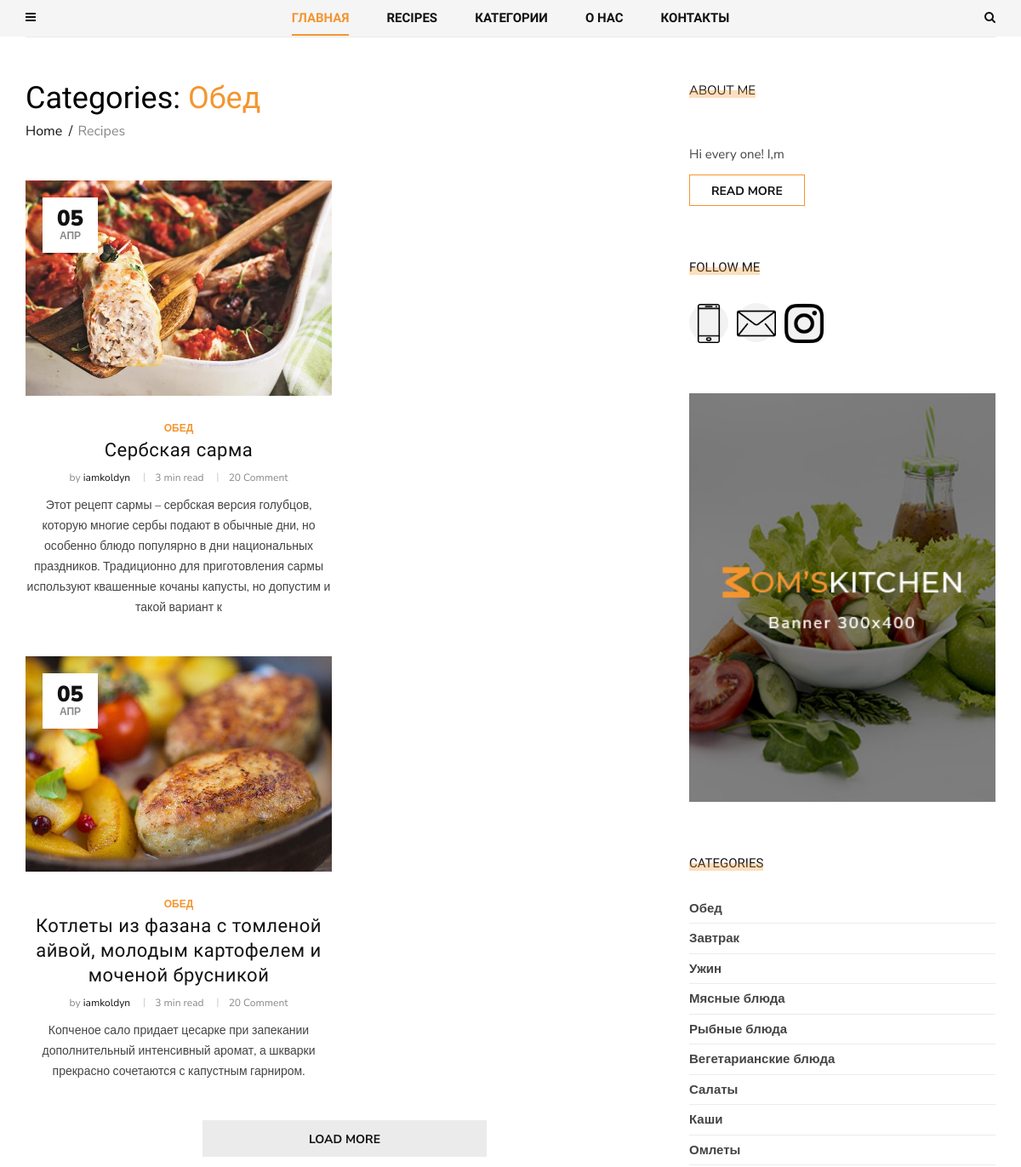
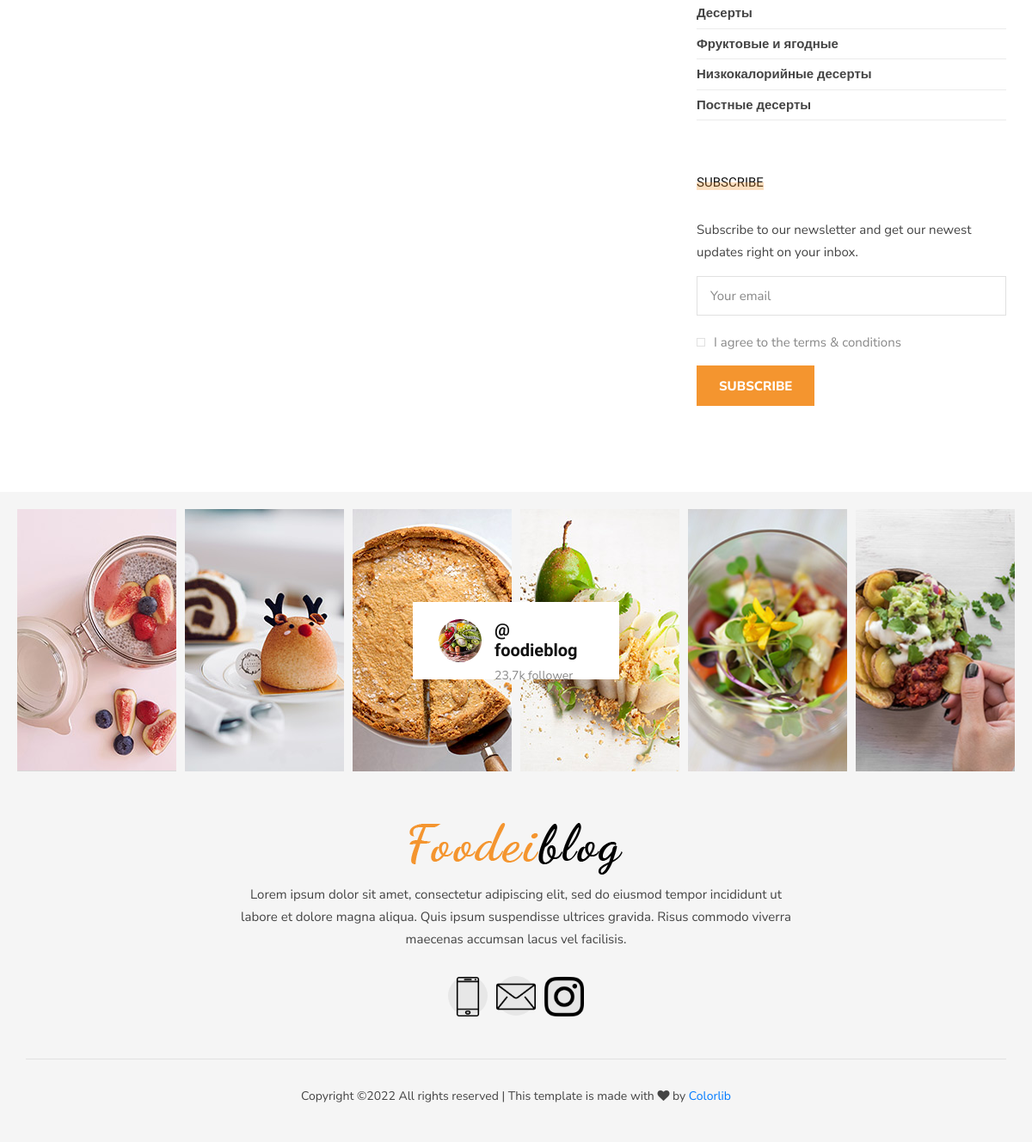
The page /dinner/ on the database as committed earlier (2 pictures, top to bottom).
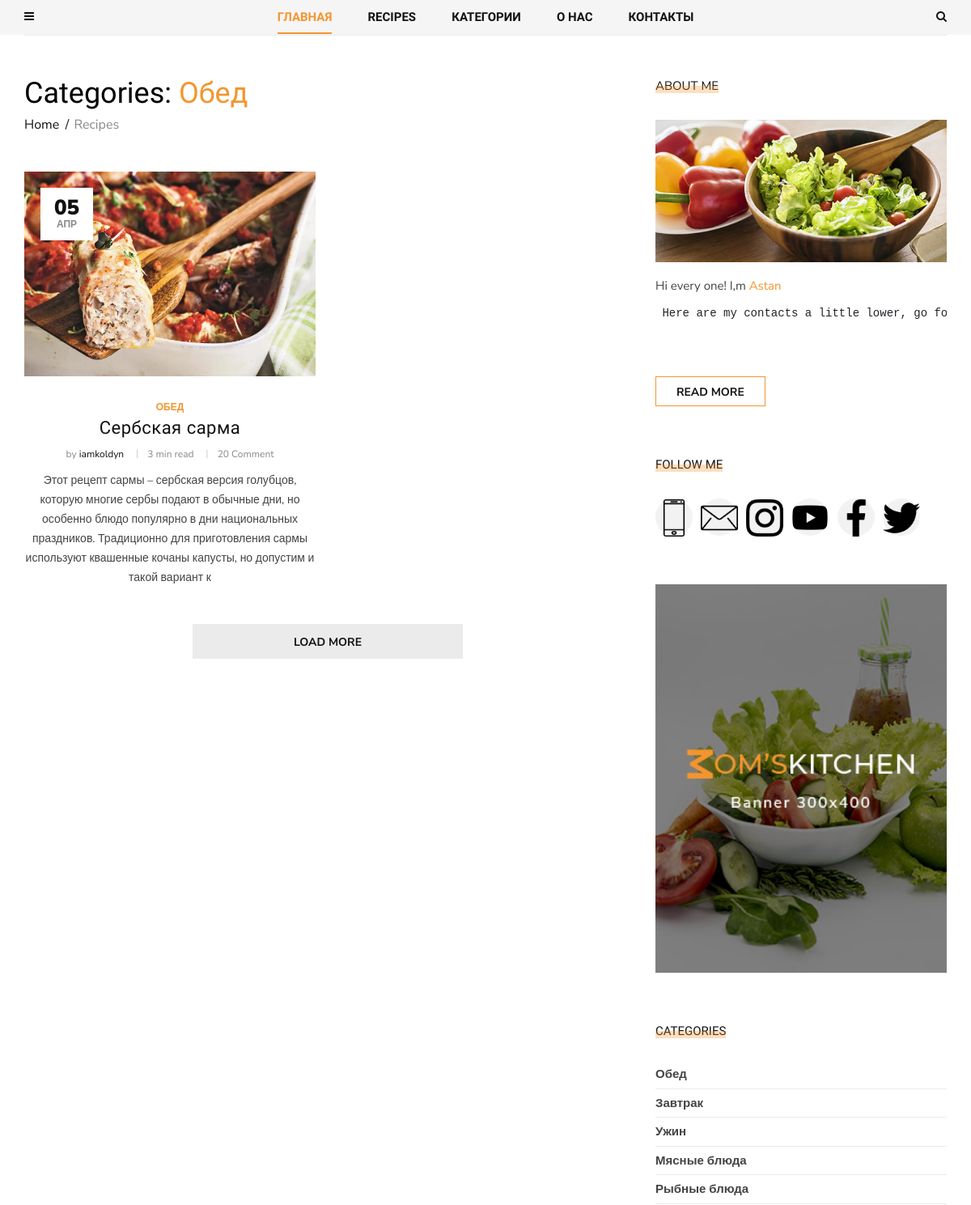
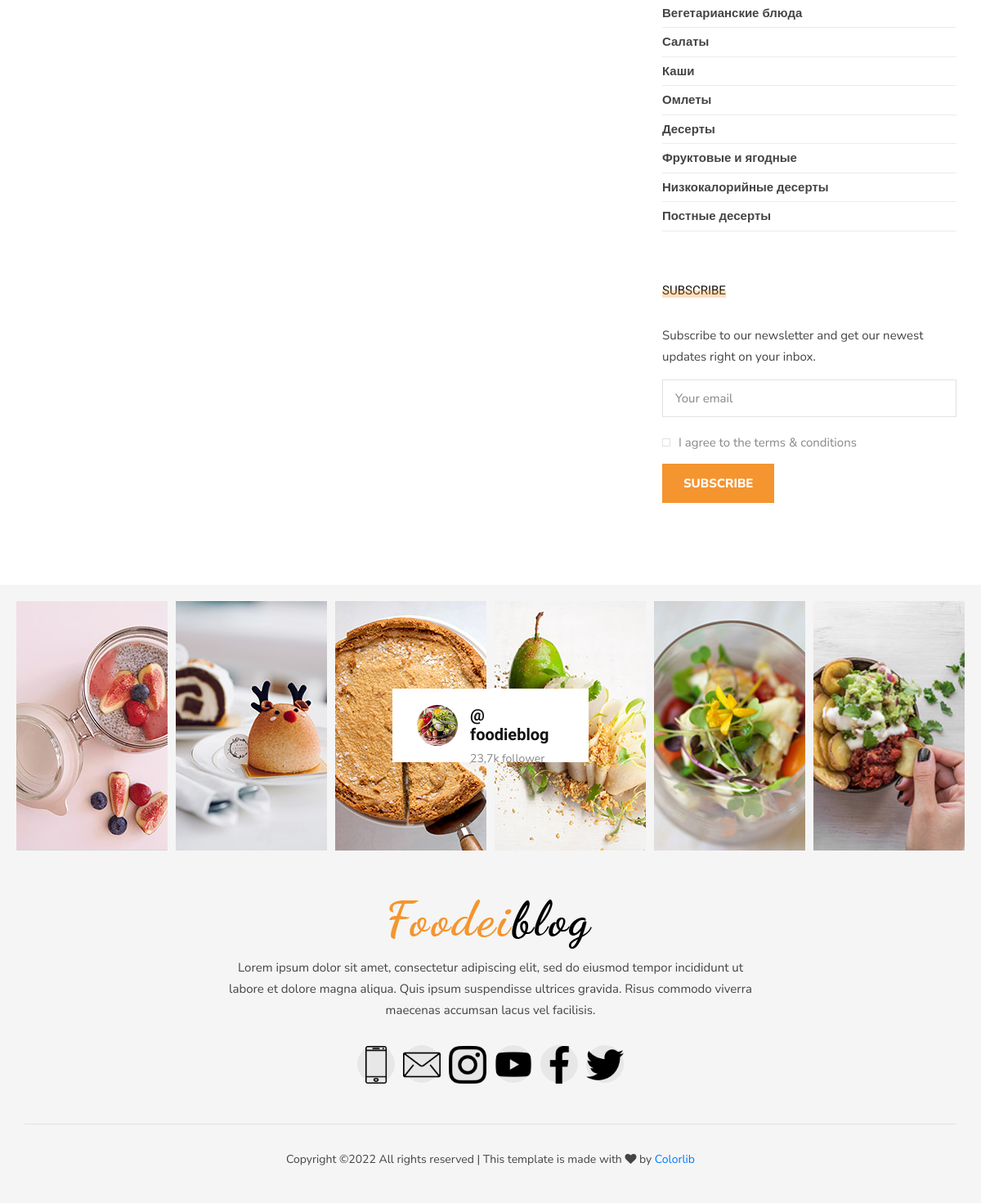
The same page on the database as committed later (2 pictures, top to bottom).
### blog/models.py (models this page shows, shortened)
class Post(models.Model):
    author = models.ForeignKey(User, related_name="posts", on_delete=models.CASCADE)
    title = models.CharField(max_length=200)
    image = models.ImageField(upload_to='articles/')
    text = models.TextField()
    category = models.ForeignKey(
        Category,
        related_name="post",
        on_delete=models.SET_NULL,
        null=True
    )
    tags = models.ManyToManyField(Tag, related_name="post")
    create_at = models.DateTimeField(auto_now_add=True)
    slug = models.SlugField(max_length=200, unique=True)
    def get_absolute_url(self):
        return reverse("post_single", kwargs={"slug": self.category.slug, "post_slug": self.slug})

class Category(MPTTModel):
    name = models.CharField(max_length=100)
    slug = models.SlugField(max_length=100)
    parent = TreeForeignKey(
        'self',
        related_name="children",
        on_delete=models.SET_NULL,
        null=True,
        blank=True
    )
    def __str__(self):
        return self.name
    class MPTTMeta:
        order_insertion_by = ['name']

### contact/models.py (models this page shows, shortened)
class Social(models.Model):
    icon = models.FileField(upload_to="icons/")
    name = models.CharField(max_length=200)
    link = models.URLField()

class About(models.Model):
    name = models.CharField(max_length=50, default='')
    text = RichTextField()
    mini_text = RichTextField()
    def get_first_image(self):
        item = self.about_images.first()
        return item.image.url

class ImageAbout(models.Model):
    image = models.ImageField(upload_to="about/")
    page = models.ForeignKey(About, on_delete=models.CASCADE, related_name="about_images")
    alt = models.CharField(max_length=100)

### blog/views.py (the view)
# urls.py: path('<slug:slug>/', views.PostListView.as_view(), name="post_list"),
class PostListView(ListView):
    model = Post
    def get_queryset(self):
        return Post.objects.filter(category__slug=self.kwargs.get("slug")).select_related('category')

### blog/templatetags/menu_tags.py (called while the page is built)
def get_all_categories():
    return Category.objects.all()

@register.simple_tag()
def get_list_category():
    return get_all_categories()

@register.inclusion_tag('blog/include/tags/top_menu.html')
def get_categories():
    category = get_all_categories()
    return {"list_category": category}

@register.inclusion_tag('blog/include/tags/recipes_tag.html')
def get_last_posts():
    posts = Post.objects.select_related("category").order_by("-id")[:5]
    return {"list_last_post": posts}

### contact/templatetags/social_tags.py (called while the page is built)
@register.simple_tag()
def get_social_links():
    return Social.objects.all()

@register.simple_tag()
def get_about():
    return About.objects.last()

### templates/blog/post_list.html
{% extends 'base.html' %}
{% block content %}
  <section class="categories categories-grid spad">
    <div class="categories__post">
      <div class="container">
        <div class="categories__grid__post">
          <div class="row">
            <div class="col-lg-8 col-md-8">
              <div class="breadcrumb__text">
                <h2>Categories: <span>{{ post_list.first.category.name }}</span></h2>
                <div class="breadcrumb__option">
                  <a href="#">Home</a>
                  <span>Recipes</span>
                </div>
              </div>
              <div class="row">
                <div class="col-lg-6 col-md-6 col-sm-6">
                  {% for post in post_list %}
                    <div class="categories__post__item">
                      <div class="categories__post__item__pic small__item set-bg"
                           data-setbg="{{ post.image.url }}">
                        <div class="post__meta">
                          <h4>{{ post.create_at|date:"d" }}</h4>
                          <span>{{ post.create_at|date:"M" }}</span>
                        </div>
                      </div>
                      <div class="categories__post__item__text">
                        <span class="post__label">{{ post.category }}</span>
                        <h3><a href="{{ post.get_absolute_url }}">{{ post.title }}</a></h3>
                        <ul class="post__widget">
                          <li>by <span>{{ post.author }}</span></li>
                          <li>3 min read</li>
                          <li>20 Comment</li>
                        </ul>
                        <p>{{ post.text|slice:":250" }}</p>
                      </div>
                    </div>
                  {% endfor %}
                </div>
                <div class="col-lg-12 text-center">
                  <div class="load__more__btn">
                    <a href="#">Load more</a>
                  </div>
                </div>
              </div>
            </div>
            {% include 'blog/include/sidebar.html' %}
          </div>
        </div>
      </div>
    </div>
  </section>
{% endblock content %}

### templates/base.html (shortened to what this page needs)
<!DOCTYPE html>
<html lang="ru">
{% load static %}
<head>
  <link rel="stylesheet" href="{% static 'css/bootstrap.min.css' %}" type="text/css">
  <link rel="stylesheet" href="{% static 'css/font-awesome.min.css' %}" type="text/css">
  <link rel="stylesheet" href="{% static 'css/elegant-icons.css' %}" type="text/css">
  <link rel="stylesheet" href="{% static 'css/owl.carousel.min.css' %}" type="text/css">
  <link rel="stylesheet" href="{% static 'css/slicknav.min.css' %}" type="text/css">
  <link rel="stylesheet" href="{% static 'css/style.css' %}" type="text/css">
</head>
<body>
{% include 'header.html' %}
{% block content %}
{% endblock content %}
{% include 'footer.html' %}
</body>
</html>

### templates/blog/include/left_nav.html (shortened to what this page needs)
{% load menu_tags social_tags cache %}

### templates/blog/include/tags/top_menu.html (shortened to what this page needs)
{% load mptt_tags %}
<li class="dropdown">
  <a href="#">Категории</a>
</li>

### templates/header.html
{% load social_tags cache %}
{% cache 5000 header %}
<header class="header">
  <div class="header__top">
    <div class="container">
      <div class="row">
        <div class="col-lg-2 col-md-1 col-6 order-md-1 order-1">
          <div class="header__humberger">
            <i class="fa fa-bars humberger__open"></i>
          </div>
        </div>
        <div class="col-lg-8 col-md-10 order-md-2 order-3">
          {% include 'blog/include/top_nav.html' %}
        </div>
        <div class="col-lg-2 col-md-1 col-6 order-md-3 order-2">
          <div class="header__search">
            <i class="fa fa-search search-switch"></i>
          </div>
        </div>
      </div>
    </div>
  </div>
</header>
{% endcache %}

### templates/blog/include/top_nav.html
{% load menu_tags cache %}
{% cache 5000 top_nav %}
<nav class="header__menu">
  <ul>
    <li class="active"><a href="/">Главная</a></li>
    {% get_last_posts %}
    {% get_categories %}
    <li><a href="{% url 'about' %}">О нас</a></li>
    <li><a href="{% url 'contact' %}">Контакты</a></li>
  </ul>
</nav>
{% endcache %}

### templates/blog/include/tags/recipes_tag.html (shortened to what this page needs)
{% load menu_tags %}
<li>
  <a href="#">Recipes</a>
</li>

### templates/blog/include/sidebar.html (shortened to what this page needs)
{% load social_tags cache %}
{% cache 5000 sidebar %}
<div class="col-lg-4 col-md-4">
  <div class="sidebar__item">
    <div class="sidebar__about__item">
      <div class="sidebar__item__title">
        <h6>About me</h6>
      </div>
      {% get_about as about %}
      <img src="{{ about.get_first_image }}" alt="">
      <h6>Hi every one! I,m <span>{{ about.name }}</span></h6>
      <p>{{ about.mini_text|safe }}</p>
      <a href="{% url 'about' %}" class="primary-btn">Read more</a>
    </div>
    <div class="sidebar__follow__item">
      <div class="sidebar__item__title">
        <h6>Follow me</h6>
      </div>
      {% get_social_links as social_links %}
      <div class="sidebar__item__follow__links">
        {% for item in social_links %}
          <a href="{{ item.link }}"><img src="{{ item.icon.url }}"></a>
        {% endfor %}
      </div>
    </div>
    <div class="sidebar__item__banner">
      <img src="/static/img/sidebar/banner.jpg" alt="">
    </div>
    <div class="sidebar__item__categories">
      <div class="sidebar__item__title">
        <h6>Categories</h6>
      </div>
    {% include './sidebar_category.html' %}
    </div>
    <div class="sidebar__subscribe__item">
      <div class="sidebar__item__title">
        <h6>Subscribe</h6>
      </div>
      <p>Subscribe to our newsletter and get our newest updates right on your inbox.</p>
      <form action="#">
        <input type="text" class="email-input" placeholder="Your email">
        <label for="s-agree-check">
          I agree to the terms & conditions
          <span class="checkmark"></span>
        </label>
        <button type="submit" class="site-btn">Subscribe</button>
      </form>
    </div>
  </div>
</div>
{% endcache %}

### templates/blog/include/sidebar_category.html
{% load menu_tags %}
<ul>
  {% get_list_category as list_category %}
  {% for node in list_category %}
    <li><a href="{% url 'post_list' node.slug %}">{{ node.name }}</a></li>
  {% endfor %}
</ul>

### templates/footer.html (shortened to what this page needs)
{% load static social_tags cache %}
{% cache 5000 footer %}
<footer class="footer">
  <div class="container-fluid">
    <div class="footer__instagram">
      <div class="footer__instagram__avatar">
        <div class="footer__instagram__avatar--pic">
          <img src="{% static 'img/footer/instagram-avatar.jpg' %}" alt="">
        </div>
        <div class="footer__instagram__avatar--text">
          <h5>@ foodieblog</h5>
          <span>23,7k follower</span>
        </div>
      </div>
      <div class="row">
        <div class="col-lg-2 col-md-2 col-sm-4 col-6">
          <div class="footer__instagram__item set-bg" data-setbg="{% static 'img/footer/ip-1.jpg' %}"></div>
        </div>
        <div class="col-lg-2 col-md-2 col-sm-4 col-6">
          <div class="footer__instagram__item set-bg" data-setbg="{% static 'img/footer/ip-2.jpg' %}"></div>
        </div>
        <div class="col-lg-2 col-md-2 col-sm-4 col-6">
        </div>
        <div class="col-lg-2 col-md-2 col-sm-4 col-6">
        </div>
        <div class="col-lg-2 col-md-2 col-sm-4 col-6">
          <div class="footer__instagram__item set-bg" data-setbg="{% static 'img/footer/ip-5.jpg' %}"></div>
        </div>
        <div class="col-lg-2 col-md-2 col-sm-4 col-6">
          <div class="footer__instagram__item set-bg" data-setbg="{% static 'img/footer/ip-6.jpg' %}"></div>
        </div>
      </div>
    </div>
  </div>
  <div class="container">
    <div class="row">
      <div class="col-lg-12">
        <div class="footer__text">
          <div class="footer__logo">
            <a href="#"><img src="{% static 'img/logo.png' %}" alt=""></a>
          </div>
          <p>Lorem ipsum dolor sit amet, consectetur adipiscing elit, sed do eiusmod tempor
            incididunt
            ut<br/> labore et dolore magna aliqua. Quis ipsum suspendisse ultrices gravida. Risus
            commodo viverra<br/> maecenas accumsan lacus vel facilisis. </p>
          <div class="footer__social">
              {% get_social_links as social_links %}
              {% for item in social_links %}
                <a href="{{ item.link }}"><img src="{{ item.icon.url }}"></a>
              {% endfor %}
          </div>
        </div>
        <div class="footer__copyright">
          <p>
            Copyright &copy;<script>document.write(new Date().getFullYear());</script>
            All rights reserved | This template is made with <i class="fa fa-heart"
                                                                aria-hidden="true"></i> by <a
                href="https://colorlib.com" target="_blank">Colorlib</a>
          </p>
        </div>
      </div>
    </div>
  </div>
</footer>
{% endcache %}

Rows that differ between the two databases and show on the page:
no longer on this page (row edited): Post: shows a picture, create_at "05", create_at "АПР", category "ОБЕД", title "Котлеты из фазана с томленой айвой, молодым картофелем и моченой брусникой", author "iamkoldyn", text "Копченое сало придает цесарке при запекании дополнительный интенсивный аромат, а шкварки прекрасно сочетаются с капустным гарниром."
added About: get_first_image (picture), name "Astan", mini_text "Here are my contacts a little lower, go…", mini_text (picture)
added Social: icon (picture)
added Social: icon (picture)
added Social: icon (picture)
